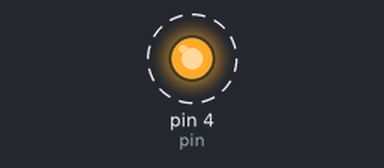
The sketch below on a simulated Arduino Uno, built with avr-gcc and run on an emulated ATmega328P. On the bench: output pins drawn as LEDs (lit = HIGH). Dashed ring = blinking.

Above: at 0.15 s.
Timing chart, 0 to 3.0 s (numbered marks = the images above):
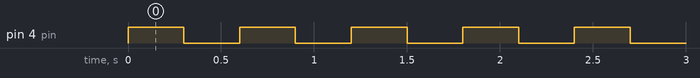

Measured:
- by itself, pin 4 (pin): alternates HIGH for 0.30 s and LOW for 0.30 s

The sketch:

blink_test.ino
```cpp
#define pin 4
// the setup function runs once when you press reset or power the board
void setup() {
  // initialize digital pin pin as an output.
  pinMode(pin, OUTPUT);
}

// the loop function runs over and over again forever
void loop() {
  digitalWrite(pin, HIGH);   // turn the LED on (HIGH is the voltage level)
  delay(300);                       // wait for a second
  digitalWrite(pin, LOW);    // turn the LED off by making the voltage LOW
  delay(300);                       // wait for a second
}
```
